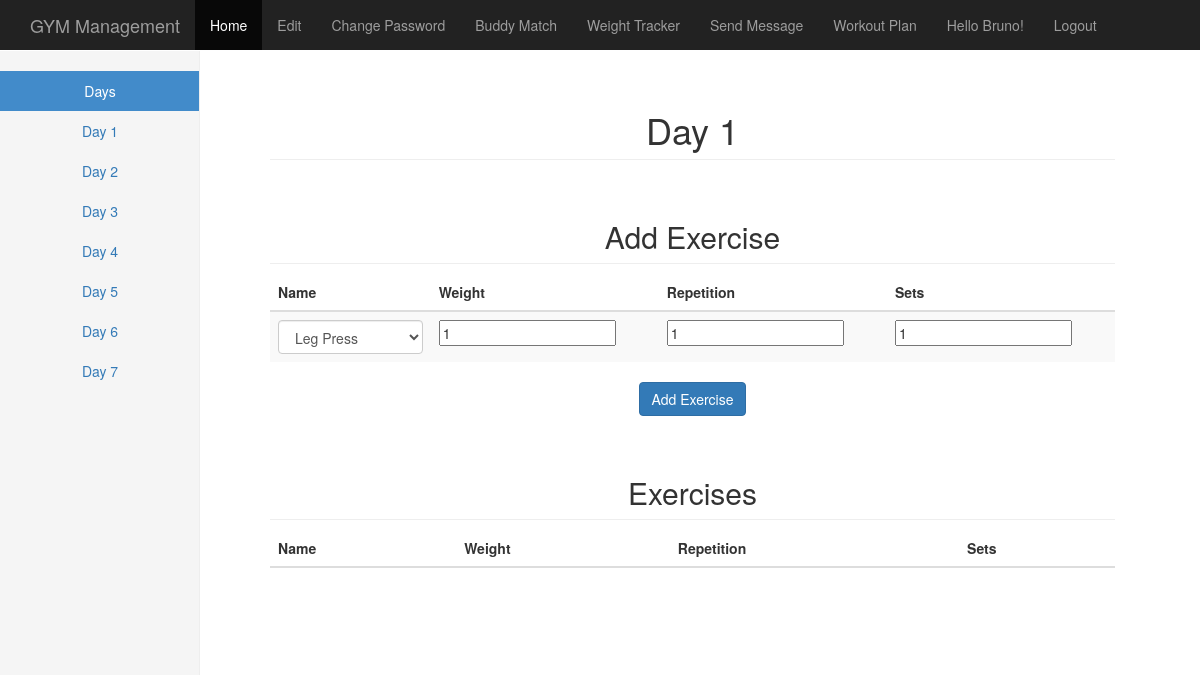
The app's page /workout/days/1/ (signed in), older data.
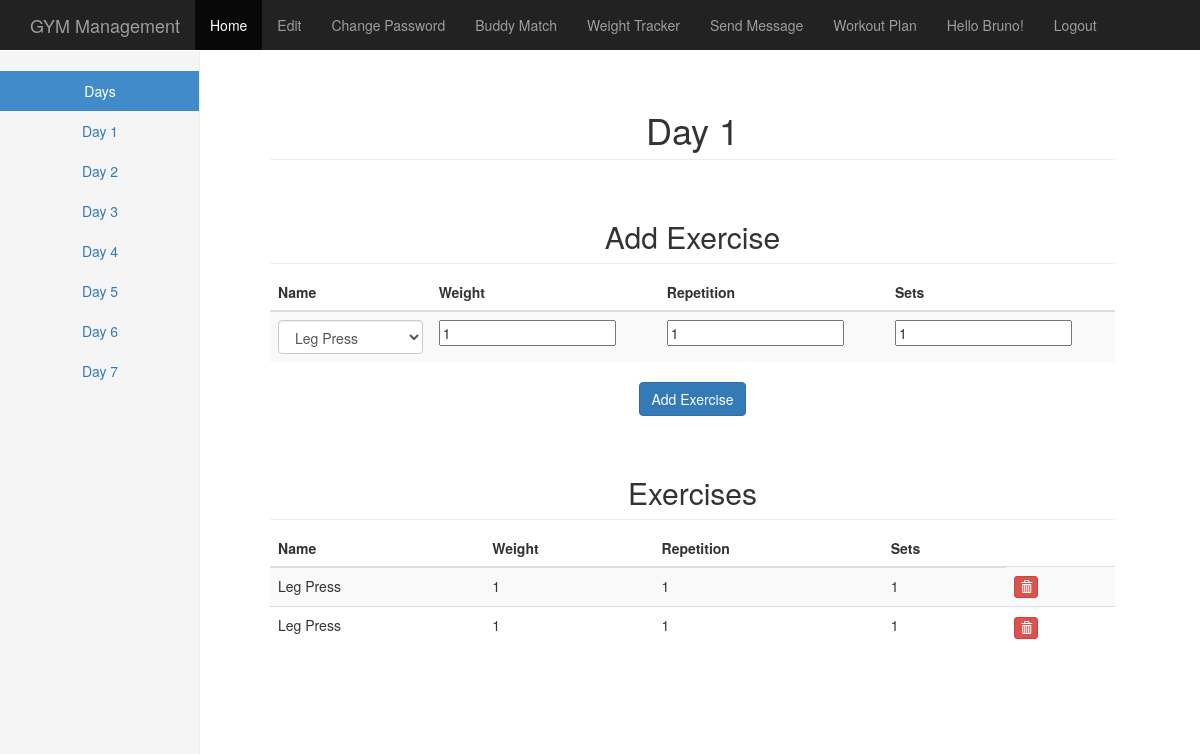
The same page, newer data.
### gym_app/models.py (models this page shows, shortened)
class Exercise(models.Model):
    task = models.ForeignKey(Task)
    weight = models.IntegerField(max_length=4, default = 1)
    repetition = models.IntegerField(max_length=4, default = 1)
    sets = models.IntegerField(max_length=4, default = 1)
    ONE = 1
    TWO = 2
    THREE = 3
    FOUR = 4
    FIVE = 5
    SIX = 6
    SEVEN = 7
    DAYS = (
        (ONE, 'Day 1'),
        (TWO, 'Day 2'),
        (THREE, 'Day 3'),
        (FOUR, 'Day 4'),
        (FIVE, 'Day 5'),
        (SIX, 'Day 6'),
        (SEVEN, 'Day 7'),
    )
    day = models.IntegerField(max_length=7,
                                      choices=DAYS,
                                      default=ONE)

class Task(models.Model):
    name = models.CharField(max_length=32)
    LEG = 'LG'
    CHEST = 'CH'
    SHOULDER = 'SH'
    NOTYPE = 'NT'
    TYPE_OF_TASKS_CHOICES = (
        (NOTYPE, 'No type'),
        (LEG, 'Leg'),
        (SHOULDER, 'Shoulder'),
        (CHEST, 'Chest'),
    )
    typeTask = models.CharField(max_length=2,
                                      choices=TYPE_OF_TASKS_CHOICES,
                                      default=NOTYPE)

### gym_app/views.py (the view)
# urls.py: url(r'^workout/days/(?P<day>\d{1})/$', workout_day),
@login_required
def workout_day(request, day = '1'):
    if request.method == 'POST':
        task_name = request.POST.get('task_name')
        user = User.objects.get(username = request.user.username)
        exercise_form = ExerciseForm(data=request.POST)
        athlete = RegularAthlete.objects.get(user = request.user)
        if exercise_form.is_valid():
            exercise = exercise_form.save(commit=False)
            task = Task.objects.get(name = task_name)
            exercise.task = task
            exercise.day = day
            exercise.save()
            athlete.workout_plan.exercises.add(exercise)
            athlete.save()
            path = '/workout/days/{0}'.format(day)
            print path
            return redirect(path)
        else:
            return HttpResponse('There are errors in the fields: {0}'.format(exercise_form.errors))
    else:
        t_list = Task.objects.all()
        athlete = RegularAthlete.objects.get(user = request.user)
        exercises = athlete.workout_plan.exercises.filter( day = int(day))
        exercise_form = ExerciseForm()
        return render(request, 'gym_app/workout_day.html',
            {'exercise_form': exercise_form, 'task_list' : t_list, 'exercises' : exercises, 'day': day})

### gym_app/forms.py
class ExerciseForm(forms.ModelForm):
    class Meta:
        model = Exercise
        fields = ('weight','repetition', 'sets')

### templates/gym_app/workout_day.html (shortened to what this page needs)
{% extends 'base.html' %}
{% load staticfiles %}
{% block content%}
    <div class="container-fluid">
      <div class="row">
        <div class="col-sm-3 col-md-2 sidebar">
          <ul class="nav nav-sidebar">
            <li class="active"><a href="/workout_plan/">Days<span class="sr-only">(current)</span></a></li>
            <li><a href="/workout/days/1">Day 1</a></li>
            <li><a href="/workout/days/2">Day 2</a></li>
            <li><a href="/workout/days/3">Day 3</a></li>
            <li><a href="/workout/days/4">Day 4</a></li>
            <li><a href="/workout/days/5">Day 5</a></li>
            <li><a href="/workout/days/6">Day 6</a></li>
            <li><a href="/workout/days/7">Day 7</a></li>
          </ul>
        </div>
         <div class="col-sm-9 col-sm-offset-3 col-md-10 col-md-offset-2 main">
            <h1 class="page-header">Day {{day}}</h1><br>
          <h2 class="sub-header">Add Exercise</h2>
        <form id="user_form" method="post" action="/workout/days/{{day}}/"
                enctype="multipart/form-data">
          <div class="table-responsive">
            <table class="table table-striped">
              <thead>
                <tr>
                    <th>Name</th>
                    <th>Weight</th>
                    <th>Repetition</th>
                    <th>Sets</th>
                </tr>
              </thead>
              <tbody>
                        <tr>
                             <td align="left">
                                    <select class="form-control" id="sel1" name="task_name">
                                    {% for task in task_list %}
                                    <option>{{ task.name }}</option>
                                    {% endfor %}
                                    </select>
                            </td>
                            {% for field in exercise_form %}
                            <td align="left"><div class="fieldWrapper">
                                    {{ field }}
                            </div></td>
                            {% endfor %}
                        </tr>
              </tbody>
            </table>
          </div>
            <input type="submit" class="btn btn-primary" name="submit" value="Add Exercise" />
        </form>
        </div>
        <div class="col-sm-9 col-sm-offset-3 col-md-10 col-md-offset-2 main">
          <h2 class="sub-header">Exercises</h2>
          <div class="table-responsive">
            <table class="table table-striped">
              <thead>
                <tr>
                    <th>Name</th>
                    <th>Weight</th>
                    <th>Repetition</th>
                    <th>Sets</th>
                </tr>
              </thead>
              <tbody>
                 {% for exercise in exercises %}
                        <tr>
                            <td align="left">{{exercise.task.name}}</td>
                            <td align="left">{{exercise.weight}}</td>
                            <td align="left">{{exercise.repetition}}</td>
                            <td align="left">{{exercise.sets}}</td>
                            <form method="post" action="/delete_exercise/" enctype="multipart/form-data">
                               <td align="left"> <button  name ='delete' type='submit' value='{{exercise.id}}'class="btn btn-danger btn-xs"><span class="glyphicon glyphicon-trash"></span></button> </td>
                            </form>
                        </tr>
                {% endfor %}
              </tbody>
            </table>
          </div>
        </div>
      </div>
    </div>
{% endblock %}

Row changes from the older to the newer data that the page shows:
added Exercise: task.name "Leg Press", weight "1", repetition "1", sets "1"
added Exercise: task.name "Leg Press", weight "1", repetition "1", sets "1", {{ exercise.id }} 2 (drawn)
